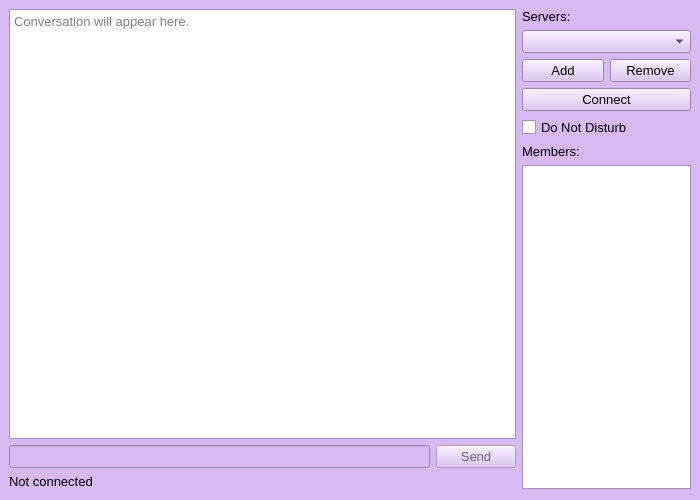
<?xml version="1.0" encoding="UTF-8"?>
<ui version="4.0">
 <class>ChatClient</class>
 <widget class="QWidget" name="ChatClient">
  <property name="geometry">
   <rect>
    <x>0</x>
    <y>0</y>
    <width>700</width>
    <height>500</height>
   </rect>
  </property>
  <property name="palette">
   <palette>
    <active>
     <colorrole role="WindowText">
      <brush brushstyle="SolidPattern">
       <color alpha="255">
        <red>0</red>
        <green>0</green>
        <blue>0</blue>
       </color>
      </brush>
     </colorrole>
     <colorrole role="Button">
      <brush brushstyle="SolidPattern">
       <color alpha="255">
        <red>214</red>
        <green>185</green>
        <blue>240</blue>
       </color>
      </brush>
     </colorrole>
     <colorrole role="Light">
      <brush brushstyle="SolidPattern">
       <color alpha="255">
        <red>255</red>
        <green>255</green>
        <blue>255</blue>
       </color>
      </brush>
     </colorrole>
     <colorrole role="Midlight">
      <brush brushstyle="SolidPattern">
       <color alpha="255">
        <red>234</red>
        <green>220</green>
        <blue>247</blue>
       </color>
      </brush>
     </colorrole>
     <colorrole role="Dark">
      <brush brushstyle="SolidPattern">
       <color alpha="255">
        <red>107</red>
        <green>92</green>
        <blue>120</blue>
       </color>
      </brush>
     </colorrole>
     <colorrole role="Mid">
      <brush brushstyle="SolidPattern">
       <color alpha="255">
        <red>143</red>
        <green>123</green>
        <blue>160</blue>
       </color>
      </brush>
     </colorrole>
     <colorrole role="Text">
      <brush brushstyle="SolidPattern">
       <color alpha="255">
        <red>0</red>
        <green>0</green>
        <blue>0</blue>
       </color>
      </brush>
     </colorrole>
     <colorrole role="BrightText">
      <brush brushstyle="SolidPattern">
       <color alpha="255">
        <red>255</red>
        <green>255</green>
        <blue>255</blue>
       </color>
      </brush>
     </colorrole>
     <colorrole role="ButtonText">
      <brush brushstyle="SolidPattern">
       <color alpha="255">
        <red>0</red>
        <green>0</green>
        <blue>0</blue>
       </color>
      </brush>
     </colorrole>
     <colorrole role="Base">
      <brush brushstyle="SolidPattern">
       <color alpha="255">
        <red>255</red>
        <green>255</green>
        <blue>255</blue>
       </color>
      </brush>
     </colorrole>
     <colorrole role="Window">
      <brush brushstyle="SolidPattern">
       <color alpha="255">
        <red>214</red>
        <green>185</green>
        <blue>240</blue>
       </color>
      </brush>
     </colorrole>
     <colorrole role="Shadow">
      <brush brushstyle="SolidPattern">
       <color alpha="255">
        <red>0</red>
        <green>0</green>
        <blue>0</blue>
       </color>
      </brush>
     </colorrole>
     <colorrole role="AlternateBase">
      <brush brushstyle="SolidPattern">
       <color alpha="255">
        <red>234</red>
        <green>220</green>
        <blue>247</blue>
       </color>
      </brush>
     </colorrole>
     <colorrole role="ToolTipBase">
      <brush brushstyle="SolidPattern">
       <color alpha="255">
        <red>255</red>
        <green>255</green>
        <blue>220</blue>
       </color>
      </brush>
     </colorrole>
     <colorrole role="ToolTipText">
      <brush brushstyle="SolidPattern">
       <color alpha="255">
        <red>0</red>
        <green>0</green>
        <blue>0</blue>
       </color>
      </brush>
     </colorrole>
    </active>
    <inactive>
     <colorrole role="WindowText">
      <brush brushstyle="SolidPattern">
       <color alpha="255">
        <red>0</red>
        <green>0</green>
        <blue>0</blue>
       </color>
      </brush>
     </colorrole>
     <colorrole role="Button">
      <brush brushstyle="SolidPattern">
       <color alpha="255">
        <red>214</red>
        <green>185</green>
        <blue>240</blue>
       </color>
      </brush>
     </colorrole>
     <colorrole role="Light">
      <brush brushstyle="SolidPattern">
       <color alpha="255">
        <red>255</red>
        <green>255</green>
        <blue>255</blue>
       </color>
      </brush>
     </colorrole>
     <colorrole role="Midlight">
      <brush brushstyle="SolidPattern">
       <color alpha="255">
        <red>234</red>
        <green>220</green>
        <blue>247</blue>
       </color>
      </brush>
     </colorrole>
     <colorrole role="Dark">
      <brush brushstyle="SolidPattern">
       <color alpha="255">
        <red>107</red>
        <green>92</green>
        <blue>120</blue>
       </color>
      </brush>
     </colorrole>
     <colorrole role="Mid">
      <brush brushstyle="SolidPattern">
       <color alpha="255">
        <red>143</red>
        <green>123</green>
        <blue>160</blue>
       </color>
      </brush>
     </colorrole>
     <colorrole role="Text">
      <brush brushstyle="SolidPattern">
       <color alpha="255">
        <red>0</red>
        <green>0</green>
        <blue>0</blue>
       </color>
      </brush>
     </colorrole>
     <colorrole role="BrightText">
      <brush brushstyle="SolidPattern">
       <color alpha="255">
        <red>255</red>
        <green>255</green>
        <blue>255</blue>
       </color>
      </brush>
     </colorrole>
     <colorrole role="ButtonText">
      <brush brushstyle="SolidPattern">
       <color alpha="255">
        <red>0</red>
        <green>0</green>
        <blue>0</blue>
       </color>
      </brush>
     </colorrole>
     <colorrole role="Base">
      <brush brushstyle="SolidPattern">
       <color alpha="255">
        <red>255</red>
        <green>255</green>
        <blue>255</blue>
       </color>
      </brush>
     </colorrole>
     <colorrole role="Window">
      <brush brushstyle="SolidPattern">
       <color alpha="255">
        <red>214</red>
        <green>185</green>
        <blue>240</blue>
       </color>
      </brush>
     </colorrole>
     <colorrole role="Shadow">
      <brush brushstyle="SolidPattern">
       <color alpha="255">
        <red>0</red>
        <green>0</green>
        <blue>0</blue>
       </color>
      </brush>
     </colorrole>
     <colorrole role="AlternateBase">
      <brush brushstyle="SolidPattern">
       <color alpha="255">
        <red>234</red>
        <green>220</green>
        <blue>247</blue>
       </color>
      </brush>
     </colorrole>
     <colorrole role="ToolTipBase">
      <brush brushstyle="SolidPattern">
       <color alpha="255">
        <red>255</red>
        <green>255</green>
        <blue>220</blue>
       </color>
      </brush>
     </colorrole>
     <colorrole role="ToolTipText">
      <brush brushstyle="SolidPattern">
       <color alpha="255">
        <red>0</red>
        <green>0</green>
        <blue>0</blue>
       </color>
      </brush>
     </colorrole>
    </inactive>
    <disabled>
     <colorrole role="WindowText">
      <brush brushstyle="SolidPattern">
       <color alpha="255">
        <red>107</red>
        <green>92</green>
        <blue>120</blue>
       </color>
      </brush>
     </colorrole>
     <colorrole role="Button">
      <brush brushstyle="SolidPattern">
       <color alpha="255">
        <red>214</red>
        <green>185</green>
        <blue>240</blue>
       </color>
      </brush>
     </colorrole>
     <colorrole role="Light">
      <brush brushstyle="SolidPattern">
       <color alpha="255">
        <red>255</red>
        <green>255</green>
        <blue>255</blue>
       </color>
      </brush>
     </colorrole>
     <colorrole role="Midlight">
      <brush brushstyle="SolidPattern">
       <color alpha="255">
        <red>234</red>
        <green>220</green>
        <blue>247</blue>
       </color>
      </brush>
     </colorrole>
     <colorrole role="Dark">
      <brush brushstyle="SolidPattern">
       <color alpha="255">
        <red>107</red>
        <green>92</green>
        <blue>120</blue>
       </color>
      </brush>
     </colorrole>
     <colorrole role="Mid">
      <brush brushstyle="SolidPattern">
       <color alpha="255">
        <red>143</red>
        <green>123</green>
        <blue>160</blue>
       </color>
      </brush>
     </colorrole>
     <colorrole role="Text">
      <brush brushstyle="SolidPattern">
       <color alpha="255">
        <red>107</red>
        <green>92</green>
        <blue>120</blue>
       </color>
      </brush>
     </colorrole>
     <colorrole role="BrightText">
      <brush brushstyle="SolidPattern">
       <color alpha="255">
        <red>255</red>
        <green>255</green>
        <blue>255</blue>
       </color>
      </brush>
     </colorrole>
     <colorrole role="ButtonText">
      <brush brushstyle="SolidPattern">
       <color alpha="255">
        <red>107</red>
        <green>92</green>
        <blue>120</blue>
       </color>
      </brush>
     </colorrole>
     <colorrole role="Base">
      <brush brushstyle="SolidPattern">
       <color alpha="255">
        <red>214</red>
        <green>185</green>
        <blue>240</blue>
       </color>
      </brush>
     </colorrole>
     <colorrole role="Window">
      <brush brushstyle="SolidPattern">
       <color alpha="255">
        <red>214</red>
        <green>185</green>
        <blue>240</blue>
       </color>
      </brush>
     </colorrole>
     <colorrole role="Shadow">
      <brush brushstyle="SolidPattern">
       <color alpha="255">
        <red>0</red>
        <green>0</green>
        <blue>0</blue>
       </color>
      </brush>
     </colorrole>
     <colorrole role="AlternateBase">
      <brush brushstyle="SolidPattern">
       <color alpha="255">
        <red>214</red>
        <green>185</green>
        <blue>240</blue>
       </color>
      </brush>
     </colorrole>
     <colorrole role="ToolTipBase">
      <brush brushstyle="SolidPattern">
       <color alpha="255">
        <red>255</red>
        <green>255</green>
        <blue>220</blue>
       </color>
      </brush>
     </colorrole>
     <colorrole role="ToolTipText">
      <brush brushstyle="SolidPattern">
       <color alpha="255">
        <red>0</red>
        <green>0</green>
        <blue>0</blue>
       </color>
      </brush>
     </colorrole>
    </disabled>
   </palette>
  </property>
  <property name="font">
   <font>
    <family>MS UI Gothic</family>
    <pointsize>10</pointsize>
   </font>
  </property>
  <property name="windowTitle">
   <string>Chat Client</string>
  </property>
  <property name="autoFillBackground">
   <bool>false</bool>
  </property>
  <layout class="QHBoxLayout" name="main_layout" stretch="3,1">
   <property name="leftMargin">
    <number>9</number>
   </property>
   <property name="topMargin">
    <number>9</number>
   </property>
   <property name="rightMargin">
    <number>9</number>
   </property>
   <item>
    <layout class="QVBoxLayout" name="left_layout">
     <item>
      <widget class="QTextEdit" name="chat_display">
       <property name="readOnly">
        <bool>true</bool>
       </property>
       <property name="html">
        <string>&lt;!DOCTYPE HTML PUBLIC &quot;-//W3C//DTD HTML 4.0//EN&quot; &quot;http://www.w3.org/TR/REC-html40/strict.dtd&quot;&gt;
&lt;html&gt;&lt;head&gt;&lt;meta name=&quot;qrichtext&quot; content=&quot;1&quot; /&gt;&lt;style type=&quot;text/css&quot;&gt;
p, li { white-space: pre-wrap; }
&lt;/style&gt;&lt;/head&gt;&lt;body style=&quot; font-family:'MS Shell Dlg 2'; font-size:8.25pt; font-weight:400; font-style:normal;&quot;&gt;
&lt;p style=&quot;-qt-paragraph-type:empty; margin-top:0px; margin-bottom:0px; margin-left:0px; margin-right:0px; -qt-block-indent:0; text-indent:0px;&quot;&gt;&lt;br /&gt;&lt;/p&gt;&lt;/body&gt;&lt;/html&gt;</string>
       </property>
       <property name="placeholderText">
        <string>Conversation will appear here.</string>
       </property>
      </widget>
     </item>
     <item>
      <layout class="QHBoxLayout" name="input_layout">
       <item>
        <widget class="QLineEdit" name="msg_input">
         <property name="enabled">
          <bool>false</bool>
         </property>
        </widget>
       </item>
       <item>
        <widget class="QPushButton" name="send_btn">
         <property name="enabled">
          <bool>false</bool>
         </property>
         <property name="text">
          <string>Send</string>
         </property>
        </widget>
       </item>
      </layout>
     </item>
     <item>
      <widget class="QLabel" name="status_label">
       <property name="text">
        <string>Not connected</string>
       </property>
      </widget>
     </item>
    </layout>
   </item>
   <item>
    <layout class="QVBoxLayout" name="right_layout">
     <item>
      <widget class="QLabel" name="label_servers">
       <property name="text">
        <string>Servers:</string>
       </property>
      </widget>
     </item>
     <item>
      <widget class="QComboBox" name="server_combo"/>
     </item>
     <item>
      <layout class="QHBoxLayout" name="btn_layout">
       <item>
        <widget class="QPushButton" name="add_btn">
         <property name="text">
          <string>Add</string>
         </property>
        </widget>
       </item>
       <item>
        <widget class="QPushButton" name="rem_btn">
         <property name="text">
          <string>Remove</string>
         </property>
        </widget>
       </item>
      </layout>
     </item>
     <item>
      <widget class="QPushButton" name="connect_btn">
       <property name="text">
        <string>Connect</string>
       </property>
      </widget>
     </item>
     <item>
      <widget class="QCheckBox" name="dnd_checkbox">
       <property name="text">
        <string>Do Not Disturb</string>
       </property>
      </widget>
     </item>
     <item>
      <widget class="QLabel" name="label_members">
       <property name="text">
        <string>Members:</string>
       </property>
      </widget>
     </item>
     <item>
      <widget class="QListWidget" name="members_list"/>
     </item>
    </layout>
   </item>
  </layout>
 </widget>
 <resources/>
 <connections/>
</ui>
